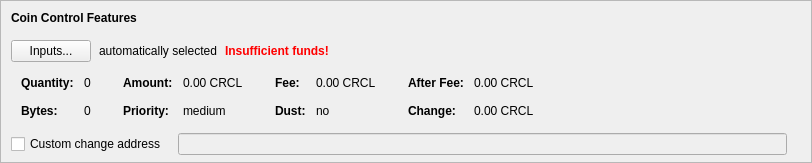
    <widget class="QFrame" name="frameCoinControl">
     <property name="sizePolicy">
      <sizepolicy hsizetype="Expanding" vsizetype="Expanding">
       <horstretch>0</horstretch>
       <verstretch>0</verstretch>
      </sizepolicy>
     </property>
     <property name="maximumSize">
      <size>
       <width>16777215</width>
       <height>16777215</height>
      </size>
     </property>
     <property name="frameShape">
      <enum>QFrame::StyledPanel</enum>
     </property>
     <property name="frameShadow">
      <enum>QFrame::Sunken</enum>
     </property>
     <layout class="QVBoxLayout" name="verticalLayoutCoinControl2">
      <property name="spacing">
       <number>0</number>
      </property>
      <property name="leftMargin">
       <number>0</number>
      </property>
      <property name="topMargin">
       <number>0</number>
      </property>
      <property name="rightMargin">
       <number>0</number>
      </property>
      <property name="bottomMargin">
       <number>6</number>
      </property>
      <item>
       <layout class="QVBoxLayout" name="verticalLayoutCoinControl" stretch="0,0,0,0,1">
        <property name="spacing">
         <number>0</number>
        </property>
        <property name="leftMargin">
         <number>10</number>
        </property>
        <property name="topMargin">
         <number>10</number>
        </property>
        <item>
         <layout class="QHBoxLayout" name="horizontalLayoutCoinControl1">
          <property name="bottomMargin">
           <number>15</number>
          </property>
          <item>
           <widget class="QLabel" name="labelCoinControlFeatures">
            <property name="sizePolicy">
             <sizepolicy hsizetype="Preferred" vsizetype="Maximum">
              <horstretch>0</horstretch>
              <verstretch>0</verstretch>
             </sizepolicy>
            </property>
            <property name="font">
             <font>
              <weight>75</weight>
              <bold>true</bold>
             </font>
            </property>
            <property name="styleSheet">
             <string notr="true">font-weight:bold;</string>
            </property>
            <property name="text">
             <string>Coin Control Features</string>
            </property>
           </widget>
          </item>
         </layout>
        </item>
        <item>
         <layout class="QHBoxLayout" name="horizontalLayoutCoinControl2" stretch="0,0,0,0">
          <property name="spacing">
           <number>8</number>
          </property>
          <property name="bottomMargin">
           <number>10</number>
          </property>
          <item>
           <widget class="QPushButton" name="pushButtonCoinControl">
            <property name="styleSheet">
             <string notr="true"/>
            </property>
            <property name="text">
             <string>Inputs...</string>
            </property>
            <property name="autoDefault">
             <bool>false</bool>
            </property>
           </widget>
          </item>
          <item>
           <widget class="QLabel" name="labelCoinControlAutomaticallySelected">
            <property name="text">
             <string>automatically selected</string>
            </property>
            <property name="margin">
             <number>5</number>
            </property>
           </widget>
          </item>
          <item>
           <widget class="QLabel" name="labelCoinControlInsuffFunds">
            <property name="font">
             <font>
              <weight>75</weight>
              <bold>true</bold>
             </font>
            </property>
            <property name="styleSheet">
             <string notr="true">color:red;font-weight:bold;</string>
            </property>
            <property name="text">
             <string>Insufficient funds!</string>
            </property>
            <property name="margin">
             <number>5</number>
            </property>
           </widget>
          </item>
          <item>
           <spacer name="horizontalSpacerCoinControl">
            <property name="orientation">
             <enum>Qt::Horizontal</enum>
            </property>
            <property name="sizeHint" stdset="0">
             <size>
              <width>40</width>
              <height>1</height>
             </size>
            </property>
           </spacer>
          </item>
         </layout>
        </item>
        <item>
         <widget class="QWidget" name="widgetCoinControl" native="true">
          <property name="sizePolicy">
           <sizepolicy hsizetype="Preferred" vsizetype="Preferred">
            <horstretch>0</horstretch>
            <verstretch>0</verstretch>
           </sizepolicy>
          </property>
          <property name="minimumSize">
           <size>
            <width>0</width>
            <height>0</height>
           </size>
          </property>
          <property name="styleSheet">
           <string notr="true"/>
          </property>
          <layout class="QHBoxLayout" name="horizontalLayoutCoinControl5">
           <property name="leftMargin">
            <number>0</number>
           </property>
           <property name="topMargin">
            <number>0</number>
           </property>
           <property name="rightMargin">
            <number>0</number>
           </property>
           <property name="bottomMargin">
            <number>0</number>
           </property>
           <item>
            <layout class="QHBoxLayout" name="horizontalLayoutCoinControl3" stretch="0,0,0,1">
             <property name="spacing">
              <number>20</number>
             </property>
             <property name="topMargin">
              <number>0</number>
             </property>
             <property name="bottomMargin">
              <number>10</number>
             </property>
             <item>
              <layout class="QFormLayout" name="formLayoutCoinControl1">
               <property name="horizontalSpacing">
                <number>10</number>
               </property>
               <property name="verticalSpacing">
                <number>14</number>
               </property>
               <property name="leftMargin">
                <number>10</number>
               </property>
               <property name="topMargin">
                <number>4</number>
               </property>
               <property name="rightMargin">
                <number>6</number>
               </property>
               <item row="0" column="0">
                <widget class="QLabel" name="labelCoinControlQuantityText">
                 <property name="font">
                  <font>
                   <weight>75</weight>
                   <bold>true</bold>
                  </font>
                 </property>
                 <property name="text">
                  <string>Quantity:</string>
                 </property>
                 <property name="margin">
                  <number>0</number>
                 </property>
                </widget>
               </item>
               <item row="0" column="1">
                <widget class="QLabel" name="labelCoinControlQuantity">
                 <property name="cursor">
                  <cursorShape>IBeamCursor</cursorShape>
                 </property>
                 <property name="contextMenuPolicy">
                  <enum>Qt::ActionsContextMenu</enum>
                 </property>
                 <property name="text">
                  <string notr="true">0</string>
                 </property>
                 <property name="margin">
                  <number>0</number>
                 </property>
                 <property name="textInteractionFlags">
                  <set>Qt::LinksAccessibleByMouse|Qt::TextSelectableByKeyboard|Qt::TextSelectableByMouse</set>
                 </property>
                </widget>
               </item>
               <item row="1" column="0">
                <widget class="QLabel" name="labelCoinControlBytesText">
                 <property name="font">
                  <font>
                   <weight>75</weight>
                   <bold>true</bold>
                  </font>
                 </property>
                 <property name="text">
                  <string>Bytes:</string>
                 </property>
                </widget>
               </item>
               <item row="1" column="1">
                <widget class="QLabel" name="labelCoinControlBytes">
                 <property name="cursor">
                  <cursorShape>IBeamCursor</cursorShape>
                 </property>
                 <property name="contextMenuPolicy">
                  <enum>Qt::ActionsContextMenu</enum>
                 </property>
                 <property name="text">
                  <string notr="true">0</string>
                 </property>
                 <property name="textInteractionFlags">
                  <set>Qt::LinksAccessibleByMouse|Qt::TextSelectableByKeyboard|Qt::TextSelectableByMouse</set>
                 </property>
                </widget>
               </item>
              </layout>
             </item>
             <item>
              <layout class="QFormLayout" name="formLayoutCoinControl2">
               <property name="horizontalSpacing">
                <number>10</number>
               </property>
               <property name="verticalSpacing">
                <number>14</number>
               </property>
               <property name="leftMargin">
                <number>6</number>
               </property>
               <property name="topMargin">
                <number>4</number>
               </property>
               <property name="rightMargin">
                <number>6</number>
               </property>
               <item row="0" column="0">
                <widget class="QLabel" name="labelCoinControlAmountText">
                 <property name="font">
                  <font>
                   <weight>75</weight>
                   <bold>true</bold>
                  </font>
                 </property>
                 <property name="text">
                  <string>Amount:</string>
                 </property>
                 <property name="margin">
                  <number>0</number>
                 </property>
                </widget>
               </item>
               <item row="0" column="1">
                <widget class="QLabel" name="labelCoinControlAmount">
                 <property name="cursor">
                  <cursorShape>IBeamCursor</cursorShape>
                 </property>
                 <property name="contextMenuPolicy">
                  <enum>Qt::ActionsContextMenu</enum>
                 </property>
                 <property name="text">
                  <string notr="true">0.00 CRCL</string>
                 </property>
                 <property name="textInteractionFlags">
                  <set>Qt::LinksAccessibleByMouse|Qt::TextSelectableByKeyboard|Qt::TextSelectableByMouse</set>
                 </property>
                </widget>
               </item>
               <item row="1" column="0">
                <widget class="QLabel" name="labelCoinControlPriorityText">
                 <property name="font">
                  <font>
                   <weight>75</weight>
                   <bold>true</bold>
                  </font>
                 </property>
                 <property name="text">
                  <string>Priority:</string>
                 </property>
                </widget>
               </item>
               <item row="1" column="1">
                <widget class="QLabel" name="labelCoinControlPriority">
                 <property name="cursor">
                  <cursorShape>IBeamCursor</cursorShape>
                 </property>
                 <property name="contextMenuPolicy">
                  <enum>Qt::ActionsContextMenu</enum>
                 </property>
                 <property name="text">
                  <string>medium</string>
                 </property>
                 <property name="textInteractionFlags">
                  <set>Qt::LinksAccessibleByMouse|Qt::TextSelectableByKeyboard|Qt::TextSelectableByMouse</set>
                 </property>
                </widget>
               </item>
              </layout>
             </item>
             <item>
              <layout class="QFormLayout" name="formLayoutCoinControl3">
               <property name="horizontalSpacing">
                <number>10</number>
               </property>
               <property name="verticalSpacing">
                <number>14</number>
               </property>
               <property name="leftMargin">
                <number>6</number>
               </property>
               <property name="topMargin">
                <number>4</number>
               </property>
               <property name="rightMargin">
                <number>6</number>
               </property>
               <item row="0" column="0">
                <widget class="QLabel" name="labelCoinControlFeeText">
                 <property name="font">
                  <font>
                   <weight>75</weight>
                   <bold>true</bold>
                  </font>
                 </property>
                 <property name="text">
                  <string>Fee:</string>
                 </property>
                 <property name="margin">
                  <number>0</number>
                 </property>
                </widget>
               </item>
               <item row="0" column="1">
                <widget class="QLabel" name="labelCoinControlFee">
                 <property name="cursor">
                  <cursorShape>IBeamCursor</cursorShape>
                 </property>
                 <property name="contextMenuPolicy">
                  <enum>Qt::ActionsContextMenu</enum>
                 </property>
                 <property name="text">
                  <string notr="true">0.00 CRCL</string>
                 </property>
                 <property name="textInteractionFlags">
                  <set>Qt::LinksAccessibleByMouse|Qt::TextSelectableByKeyboard|Qt::TextSelectableByMouse</set>
                 </property>
                </widget>
               </item>
               <item row="1" column="0">
                <widget class="QLabel" name="labelCoinControlLowOutputText">
                 <property name="font">
                  <font>
                   <weight>75</weight>
                   <bold>true</bold>
                  </font>
                 </property>
                 <property name="text">
                  <string>Dust:</string>
                 </property>
                </widget>
               </item>
               <item row="1" column="1">
                <widget class="QLabel" name="labelCoinControlLowOutput">
                 <property name="cursor">
                  <cursorShape>IBeamCursor</cursorShape>
                 </property>
                 <property name="contextMenuPolicy">
                  <enum>Qt::ActionsContextMenu</enum>
                 </property>
                 <property name="text">
                  <string>no</string>
                 </property>
                 <property name="textInteractionFlags">
                  <set>Qt::LinksAccessibleByMouse|Qt::TextSelectableByKeyboard|Qt::TextSelectableByMouse</set>
                 </property>
                </widget>
               </item>
              </layout>
             </item>
             <item>
              <layout class="QFormLayout" name="formLayoutCoinControl4">
               <property name="horizontalSpacing">
                <number>10</number>
               </property>
               <property name="verticalSpacing">
                <number>14</number>
               </property>
               <property name="leftMargin">
                <number>6</number>
               </property>
               <property name="topMargin">
                <number>4</number>
               </property>
               <property name="rightMargin">
                <number>6</number>
               </property>
               <item row="0" column="0">
                <widget class="QLabel" name="labelCoinControlAfterFeeText">
                 <property name="font">
                  <font>
                   <weight>75</weight>
                   <bold>true</bold>
                  </font>
                 </property>
                 <property name="text">
                  <string>After Fee:</string>
                 </property>
                 <property name="margin">
                  <number>0</number>
                 </property>
                </widget>
               </item>
               <item row="0" column="1">
                <widget class="QLabel" name="labelCoinControlAfterFee">
                 <property name="cursor">
                  <cursorShape>IBeamCursor</cursorShape>
                 </property>
                 <property name="contextMenuPolicy">
                  <enum>Qt::ActionsContextMenu</enum>
                 </property>
                 <property name="text">
                  <string notr="true">0.00 CRCL</string>
                 </property>
                 <property name="textInteractionFlags">
                  <set>Qt::LinksAccessibleByMouse|Qt::TextSelectableByKeyboard|Qt::TextSelectableByMouse</set>
                 </property>
                </widget>
               </item>
               <item row="1" column="0">
                <widget class="QLabel" name="labelCoinControlChangeText">
                 <property name="font">
                  <font>
                   <weight>75</weight>
                   <bold>true</bold>
                  </font>
                 </property>
                 <property name="text">
                  <string>Change:</string>
                 </property>
                </widget>
               </item>
               <item row="1" column="1">
                <widget class="QLabel" name="labelCoinControlChange">
                 <property name="cursor">
                  <cursorShape>IBeamCursor</cursorShape>
                 </property>
                 <property name="contextMenuPolicy">
                  <enum>Qt::ActionsContextMenu</enum>
                 </property>
                 <property name="text">
                  <string notr="true">0.00 CRCL</string>
                 </property>
                 <property name="textInteractionFlags">
                  <set>Qt::LinksAccessibleByMouse|Qt::TextSelectableByKeyboard|Qt::TextSelectableByMouse</set>
                 </property>
                </widget>
               </item>
              </layout>
             </item>
            </layout>
           </item>
          </layout>
         </widget>
        </item>
        <item>
         <layout class="QHBoxLayout" name="horizontalLayoutCoinControl4" stretch="0,0,0">
          <property name="spacing">
           <number>12</number>
          </property>
          <property name="sizeConstraint">
           <enum>QLayout::SetDefaultConstraint</enum>
          </property>
          <property name="topMargin">
           <number>5</number>
          </property>
          <property name="rightMargin">
           <number>5</number>
          </property>
          <item>
           <widget class="QCheckBox" name="checkBoxCoinControlChange">
            <property name="toolTip">
             <string>If this is activated, but the change address is empty or invalid, change will be sent to a newly generated address.</string>
            </property>
            <property name="text">
             <string>Custom change address</string>
            </property>
           </widget>
          </item>
          <item>
           <widget class="QValidatedLineEdit" name="lineEditCoinControlChange">
            <property name="enabled">
             <bool>false</bool>
            </property>
            <property name="sizePolicy">
             <sizepolicy hsizetype="Expanding" vsizetype="Fixed">
              <horstretch>0</horstretch>
              <verstretch>0</verstretch>
             </sizepolicy>
            </property>
           </widget>
          </item>
          <item>
           <widget class="QLabel" name="labelCoinControlChangeLabel">
            <property name="sizePolicy">
             <sizepolicy hsizetype="Preferred" vsizetype="Expanding">
              <horstretch>0</horstretch>
              <verstretch>0</verstretch>
             </sizepolicy>
            </property>
            <property name="minimumSize">
             <size>
              <width>0</width>
              <height>0</height>
             </size>
            </property>
            <property name="text">
             <string/>
            </property>
            <property name="margin">
             <number>3</number>
            </property>
           </widget>
          </item>
         </layout>
        </item>
        <item>
         <spacer name="verticalSpacerCoinControl">
          <property name="orientation">
           <enum>Qt::Vertical</enum>
          </property>
          <property name="sizeHint" stdset="0">
           <size>
            <width>800</width>
            <height>1</height>
           </size>
          </property>
         </spacer>
        </item>
       </layout>
      </item>
     </layout>
    </widget>
